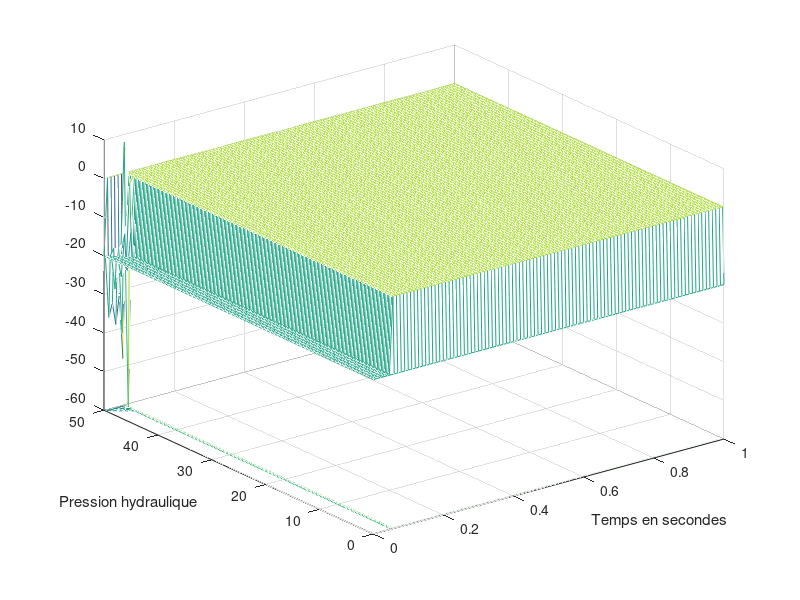

Write MATLAB code to recreate this figure.
% Résolution par un schéma au différences finies explicite, du problème suivant :
%
%  Ks*d/dz(Kr*d/dz(Phi)) = d/dt(Teta)
%
% z = déplacement 1D (vertical)
% h = pression hydraulique
% Phi = h+z ; Charge hydraulique
% Ks = cst ; conductivité hydrolique d'un sol saturé
% Kr(h) = exp(alpha*h) ; conductivité hydrolique d'un sol non saturé
% alpha = cst ;  paramètre dépendant du type de sol
% Teta(h) = tetad + (tetas - tetad)Kr(h) ; teneur en eau
% tetad = cst ;  teneur en eau pour un sol sec
% tetas = cst ;  teneur en eau pour un sol saturé


clear; close all;





Tf = 1; % temps final en jour
N = 100; % Nombre de subdivision de l'intervalle de temps [0;TF]
L = 50; % Limite de l'espace considéré en m
J = 200; % Nombre de subdivision de l'intervalle en espace [0;L]

dz=L/J % Pas d'espace
z=dz*[1:J-1];

dt=Tf/N;
t=dt*[1:N-1];



h = zeros(J+1,N+1); % Pression hydraulique
hd = -20; % Pression hydraulique d'un sol sec
h(:,1)= hd*ones(J+1,1); % Condition initiale
h_0=hd*ones(1,N); % Condition au bord h(0,t) avec t>0
h(1,2:N+1)=h_0;
h_L=zeros(1,N); % Condition au bord h(L,t) avec t>0
h(J+1,2:N+1)=h_L;

Phi = zeros(J+1,N+1);
Phi(:,1)= h(:,1) + transpose([0,z,L]);
Phi_0=hd*ones(1,N);
Phi(1,2:N+1)=Phi_0;
Phi_L=zeros(1,N) + L*ones(1,N);
Phi(J+1,2:N+1)=Phi_L;


Ks = 0.1 ; % m/Jour
alpha = 0.1 ; % m^-1
Kr = @(h) exp(alpha*h) ;
tetad = 0.15 ;
tetas = 0.45 ;
Teta = @(h) tetad + (tetas - tetad)*Kr(h);
dh_Teta = @(h) alpha*(tetas - tetad)*Kr(h); % Dérivée de Teta en fonction de h



beta = (Ks*dt)/(dz^2); % Pour alléger l'écriture

I = speye(J-1,J-1);
Ap = spdiags([ones(J-1,1),-ones(J-1,1)],[0,1],J-1,J-1);
Am = spdiags([-ones(J-1,1),ones(J-1,1)],[-1,0],J-1,J-1);
F = sparse(J-1,1);


%A = eye(J-1) + alpha*(ht/hx^2)*(diag(-2*ones(1,J-1))+diag(ones(1,J-2),1)+diag(ones(1,J-2),-1));
%A=sparse(A);

for n=1:5

    h_n = h(:,n); % Vecteur de la pression en tout point de l'espace au temps n


    % Calcul des vecteurs K_r+, K_r- et dTeta à chaque étape temporelle
    disp(["Iteration :",num2str(n)]);
    hm_p = 0.5*(h_n(2:J)+h_n(3:J+1)); % 0.5(h_j + h_j+1)
    hm_m = 0.5*(h_n(2:J)+h_n(1:J-1)); % 0.5(h_j + h_j+1)

    Kr_p = Kr(hm_p);
    Kr_p = spdiags(Kr_p,0,J-1,J-1);
    Kr_m = Kr(hm_m);
    Kr_m = spdiags(Kr_m,0,J-1,J-1);

    coef_Teta = 1./dh_Teta(h_n);
    coef_Teta = spdiags(coef_Teta,0,J-1,J-1);


    F(1) = beta*coef_Teta(1)*Kr_m(1)*Phi(1,n);
    F(J-1) = beta*coef_Teta(J+1)*Kr_p(J-1)*Phi(J+1,n);


    Phi(2:J,n+1) = (I - beta*coef_Teta*(Ap*Kr_p + Am*Kr_m))*Phi(2:J,n) + F;

    h(2:J,n+1) = Phi(2:J,n+1) - transpose(z);
end

z=[0,z,L];
t=[0,t,Tf];
[T,Z]=meshgrid(t,z);

size(T)
size(Z)
size(h)
h;
figure(1);
meshc(T,Z,h);
%view([0 90])
%colorbar
xlabel("Temps en secondes");
ylabel("Pression hydraulique");
